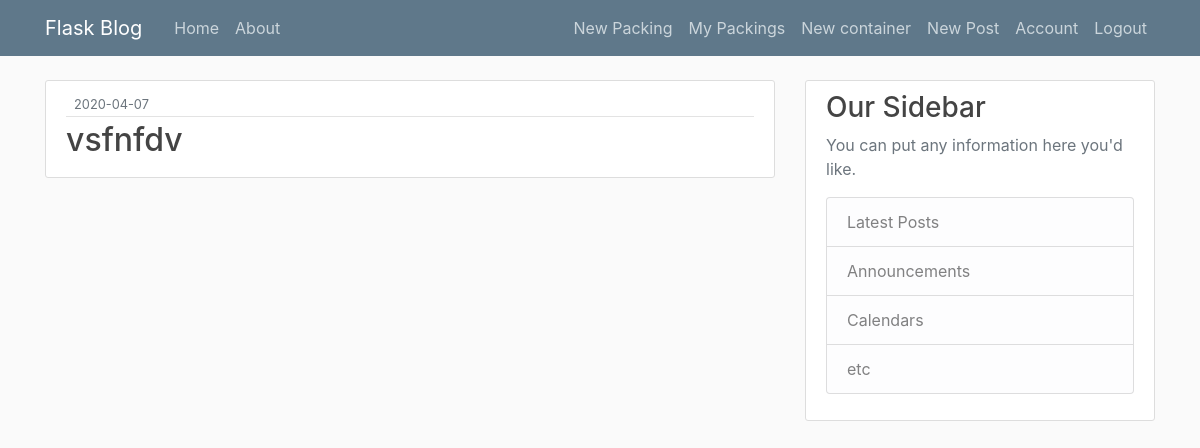
/packings/ (signed in), run on an earlier commit of the app's database.
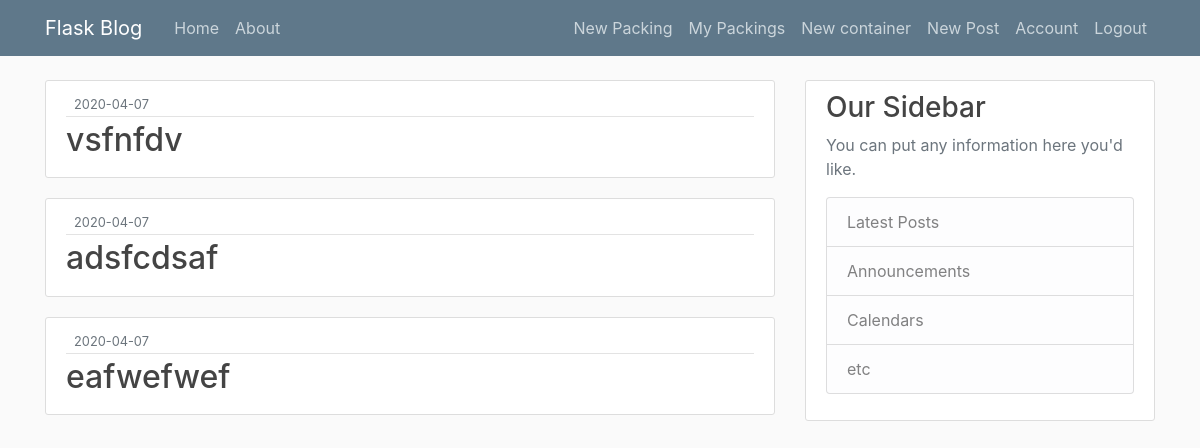
And on a later commit of the database.
### flasksite/models.py (models this page shows, shortened)
class Packing(db.Model):
    id = db.Column(db.Integer, primary_key=True)
    name = db.Column(db.String(100), nullable=False)
    date_created = db.Column(db.DateTime, nullable=False, default=datetime.utcnow)
    user_id = db.Column(db.Integer, db.ForeignKey('user.id'), nullable=False)

### flasksite/routes.py (the view)
@app.route("/packings/")
def packings() :
    packings = Packing.query.filter_by(user_id=current_user.id).all()
    return render_template('packings.html', packings=packings)

### flasksite/models.py (called while the page is built)
@login_manager.user_loader #decorator
def load_user(user_id):
    return User.query.get(int(user_id))

### flasksite/templates/packings.html (shortened to what this page needs)
{% extends "layout.html" %}
{% block content %}
    {% for packing in packings %}
        <article class="media content-section">
            <div class="media-body">
                <div class="article-metadata">
                    <small class="text-muted">{{ packing.date_created.strftime('%Y-%m-%d') }}</small>
                </div>
                <h2><a class="article-title" href="{{ url_for('packings') }}">{{ packing.name }}</a></h2>
            </div>
        </article>
    {% endfor %}
{% endblock %}

### flasksite/templates/layout.html (shortened to what this page needs)
 <!DOCTYPE html>
 <html>
 <head>
    <link rel="stylesheet" href="https://stackpath.bootstrapcdn.com/bootstrap/4.3.1/css/bootstrap.min.css">
    <link rel="stylesheet" type="text/css" href="{{ url_for('static', filename='main.css') }}">
 </head>
 <body>
    <header class="site-header">
    <nav class="navbar navbar-expand-md navbar-dark bg-steel fixed-top">
        <div class="container">
        <a class="navbar-brand mr-4" href="/">Flask Blog</a>
        <div class="collapse navbar-collapse" id="navbarToggle">
            <div class="navbar-nav mr-auto">
            <a class="nav-item nav-link" href="{{ url_for('home') }}">Home</a>
            <a class="nav-item nav-link" href="{{ url_for('about') }}">About</a>
            </div>
            <div class="navbar-nav">
                {% if current_user.is_authenticated %}
                    <a class="nav-item nav-link" href="{{ url_for('new_packing') }}">New Packing</a>
                    <a class="nav-item nav-link" href="{{ url_for('packings') }}">My Packings</a>
                    <a class="nav-item nav-link" href="{{ url_for('new_container') }}">New container</a>
                    <a class="nav-item nav-link" href="{{ url_for('new_post') }}">New Post</a>
                    <a class="nav-item nav-link" href="{{ url_for('account') }}">Account</a>
                    <a class="nav-item nav-link" href="{{ url_for('logout') }}">Logout</a>
                {% else %}
                    <a class="nav-item nav-link" href="{{ url_for('login') }}">Login</a>
                    <a class="nav-item nav-link" href="{{ url_for('register') }}">Register</a>
                {% endif %}
            </div>
        </div>
        </div>
    </nav>
    </header>
    <main role="main" class="container">
        <div class="row">
            <div class="col-md-8">
                {% block content %}{% endblock %}
            </div>
        <div class="col-md-4">
        <div class="content-section">
            <h3>Our Sidebar</h3>
            <p class='text-muted'>You can put any information here you'd like.
            <ul class="list-group">
                <li class="list-group-item list-group-item-light">Latest Posts</li>
                <li class="list-group-item list-group-item-light">Announcements</li>
                <li class="list-group-item list-group-item-light">Calendars</li>
                <li class="list-group-item list-group-item-light">etc</li>
            </ul>
            </p>
        </div>
        </div>
    </div>
    </main>
 </body>
 </html>

### flasksite/static/main.css (style rules this page uses)
body { background: #fafafa; color: #333333; margin-top: 5rem; }
h1, h2, h3, h4, h5, h6 { color: #444444; }
.bg-steel { background-color: #5f788a; }
.site-header .navbar-nav .nav-link { color: #cbd5db; }
.content-section { background: #ffffff; padding: 10px 20px; border: 1px solid #dddddd; border-radius: 3px; margin-bottom: 20px; }
.article-title { color: #444444; }
.article-metadata { padding-bottom: 1px; margin-bottom: 4px; border-bottom: 1px solid #e3e3e3 }

What changed in the data, as far as the page shows it:
added Packing: date_created "2020-04-07", name "adsfcdsaf"
added Packing: date_created "2020-04-07", name "eafwefwef"
